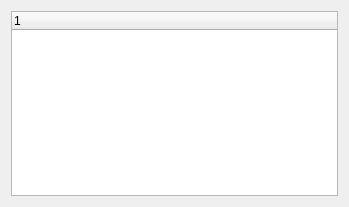
<?xml version="1.0" encoding="UTF-8"?>
<ui version="4.0">
 <class>MainBox</class>
 <widget class="QWidget" name="MainBox">
  <property name="geometry">
   <rect>
    <x>0</x>
    <y>0</y>
    <width>349</width>
    <height>207</height>
   </rect>
  </property>
  <property name="windowTitle">
   <string>Dialog</string>
  </property>
  <layout class="QVBoxLayout" name="verticalLayout">
   <item>
    <widget class="QTreeWidget" name="treeWidget">
     <column>
      <property name="text">
       <string notr="true">1</string>
      </property>
     </column>
    </widget>
   </item>
  </layout>
 </widget>
 <resources/>
 <connections/>
</ui>
